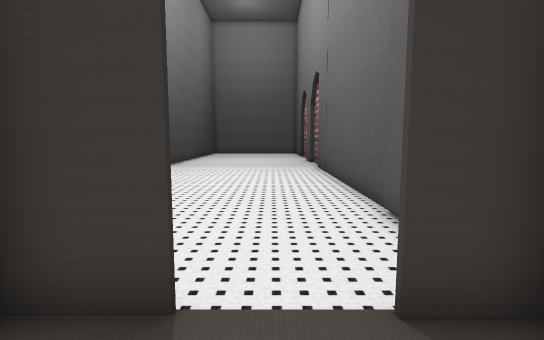
[1] (above)

13 first-person views from a walk through a scene from a Unity 3-D project. The camera is 1.5 m above the floor, tilts 6° down and sees 85° across. Doors are open. The floor is counted in squares, 1 m on a side. Each view is taken from the middle of a square. On the plan, view 1 faces up. The plan holds only what a view shows up to about 15 squares ahead; the rest is blank. The place goes on beyond the plan. The player character is not drawn.

[2]
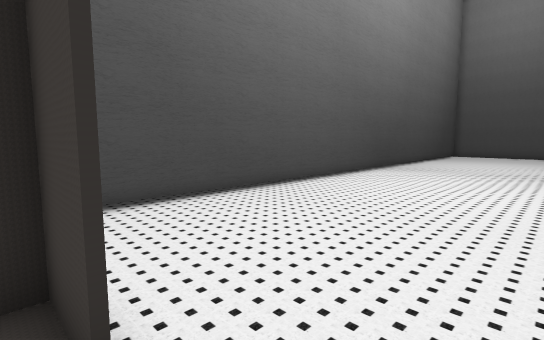

[3]
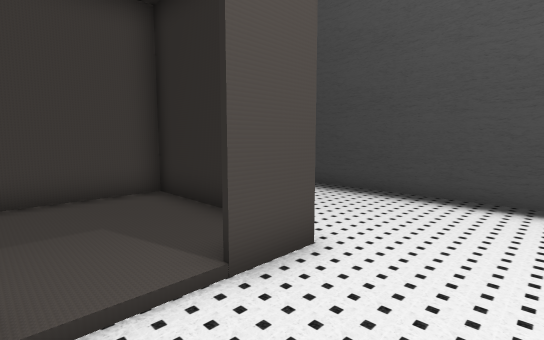

[4]
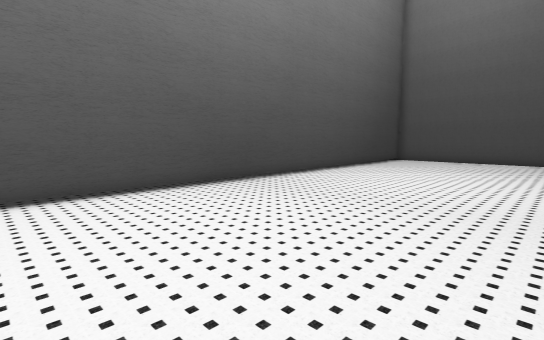

[5]
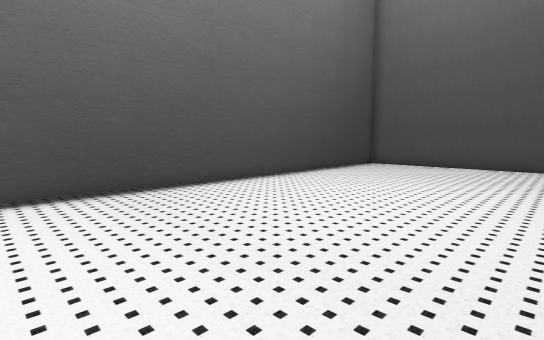

[6]
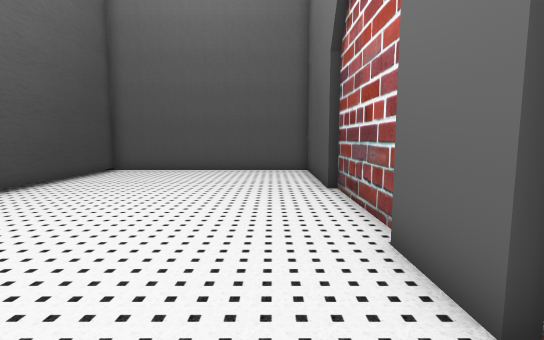

[7]
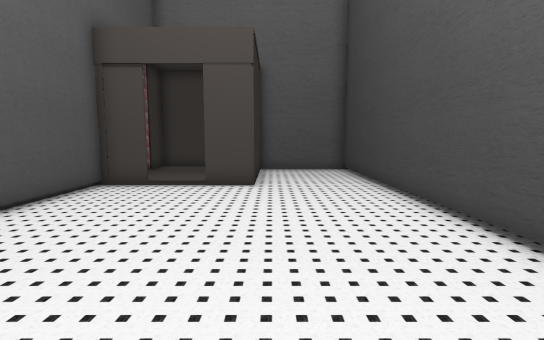

[8]
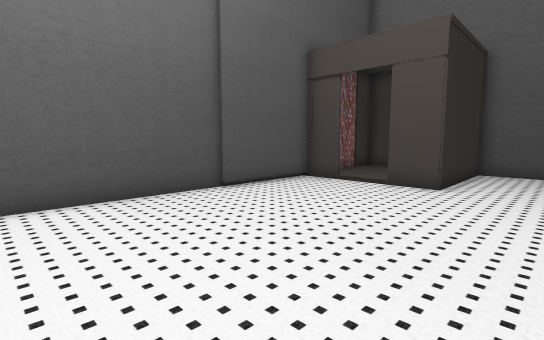

[9]
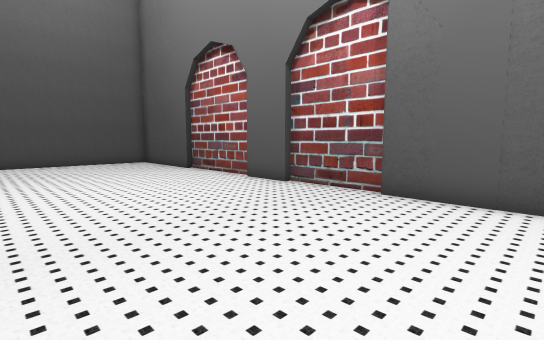

[10]
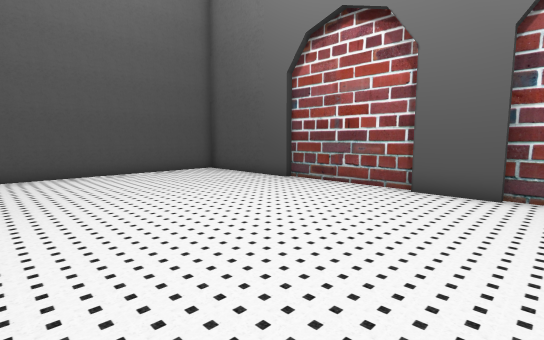

[11]
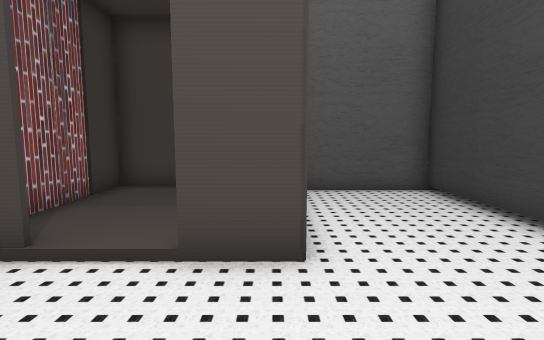

[12]
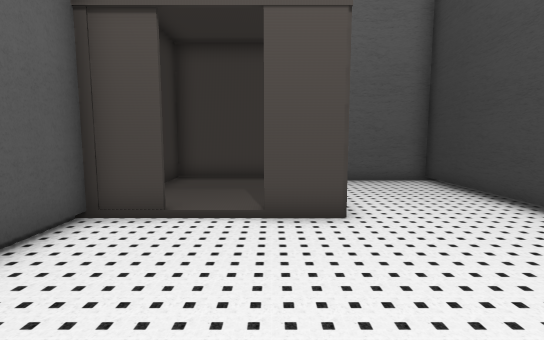

[13]
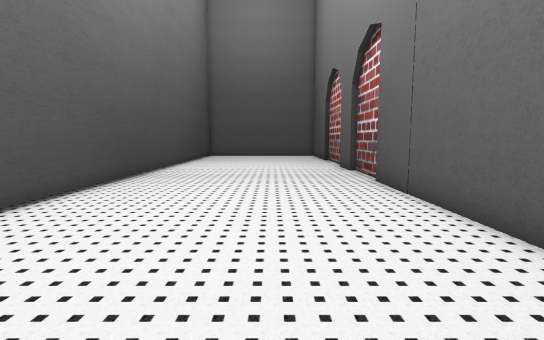

### Floor plan
Points are (right, up) in squares from view 1. A wall is a line through its corners. A room is listed if a view was taken in it or the views show most of it. See-through windows are left out.
Room 1 (views 1, 2)
walls: (-2.3, 0.4) (-2.3, -2.4) (2.3, -2.4) (2.3, 0.9); (-0.8, 2.4) (-2.3, 2.4); (2.4, 2.4) (1, 2.4)
ways out: opening at (0.5, 2) to room 2
Room 2 (views 3, 4, 5, 6, 7, 8, 9, 10, 11, 12, 13)
walls: (3, 17.6) (3, 21); (2.7, 21) (2.7, 23.1); (3, 23.1) (3, 28); (2.7, 6.5) (2.7, 17.6); (2.7, 27.9) (2.7, 33.1) (-6.5, 33.1) (-6.5, -2.6) (-2.4, -2.6) (-2.4, 2.5) (-0.8, 2.5); (1, 2.5) (2.5, 2.5) (2.5, 6.6)
ways out: opening at (0.5, 2) to room 1

Positions as (right, up) in squares from view 1, and headings:
1: (0, 0), facing up
2: (1, 2), facing up-left
3: (1, 5), facing down-left
4: (2, 12), facing up-left
5: (2, 16), facing up-left
6: (1, 19), facing up
7: (-3, 12), facing down
8: (-5, 12), facing down-right
9: (-5, 14), facing up-right
10: (-6, 20), facing up-right
11: (-2, 6), facing down
12: (-1, 8), facing down
13: (-1, 7), facing up
